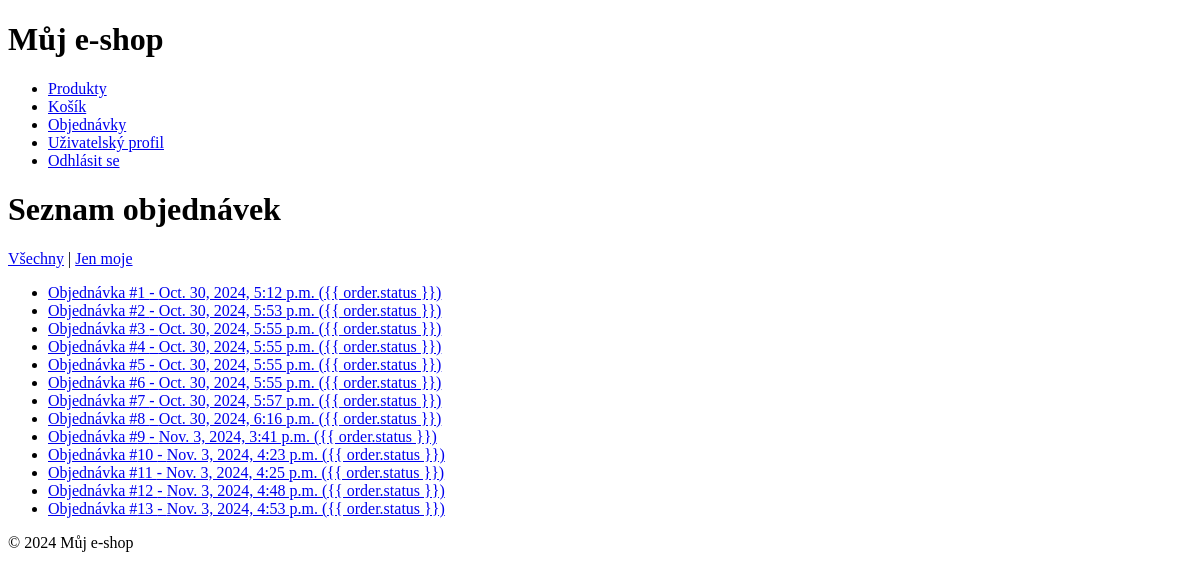
Screenshot of /orders/order_list/ (signed in) with the database file from the repository.
### orders/models.py (models this page shows, shortened)
class Order(models.Model):
    user = models.ForeignKey(User, on_delete=models.CASCADE)
    firstname = models.CharField(max_length=255)
    lastname = models.CharField(max_length=255)
    address = models.CharField(max_length=255)
    invoice_address = models.CharField(max_length=255, blank=True)
    phone_number = models.CharField(max_length=15)
    created_at = models.DateTimeField(auto_now_add=True)
    updated_at = models.DateTimeField(auto_now=True)
    total_amount = models.DecimalField(max_digits=10, decimal_places=2, null=True, blank=True)
    status = models.CharField(max_length=20, choices=[
        ('new', 'New'),
        ('payed', 'Payed'),
        ('pending', 'Pending'),
        ('completed', 'Completed'),
        ('canceled', 'Canceled'),
    ])

### orders/views.py (the view)
# urls.py: path('order_list/', order_list, name='order_list'),
@login_required
def order_list(request):
    all_param = request.GET.get('all', 'false')
    if all_param and group_required('shop_admin', request):
        orders = Order.objects.all()
    else:
        orders = Order.objects.filter(user=request.user)
    return render(request, 'order_list.html', {'orders': orders})

### core/context_processors.py (called while the page is built)
def global_values(request):
    groups = request.user.groups.values_list('name', flat=True) if request.user.is_authenticated else []
    return {
        'is_logged_in': request.user.is_authenticated,
        'is_admin': 'shop_admin' in groups,
        'user': request.user,
    }

### core/helpers.py (called while the page is built)
def group_required(group_name, request):
    return request.user.is_authenticated and request.user.groups.filter(name=group_name).exists()

### orders/templates/order_list.html (shortened to what this page needs)
{% extends "base_generic.html" %}
{% block content %}
<h1>Seznam objednávek</h1>
{% if is_admin %}
<a href="{% url 'order_list' %}?all=true">Všechny</a> |
<a href="{% url 'order_list' %}">Jen moje</a>
{% endif %}
<ul>
    {% for order in orders %}
    <li>
        <a href="{% url 'order_detail' order.id %}">Objednávka #{{ order.id }} - {{ order.created_at }} ({{ order.status
            }})</a>
    </li>
    {% endfor %}
</ul>
{% endblock %}

### core/templates/base_generic.html (shortened to what this page needs)
<!DOCTYPE html>
{% load static %}
<html lang="cs">
<head>
    <link rel="stylesheet" href="{% static 'css/style.css' %}">
</head>
<body>
<header>
    <h1>Můj e-shop</h1>
    <nav>
        <ul>
            <li><a href="{% url 'product_list' %}">Produkty</a></li>
            <li><a href="{% url 'cart' %}">Košík</a></li>
            {% if is_logged_in %}
                <li><a href="{% url 'order_list' %}">Objednávky</a></li>
                <li><a href="{% url 'member_detail' user.pk %}">Uživatelský profil</a></li>
                <li><a href="{% url 'logout' %}?next={{ request.path }}">Odhlásit se</a></li>
            {% else %}
                <li><a href="{% url 'login' %}?next={{ request.path }}">Přihlásit se</a></li>
            {% endif %}
        </ul>
    </nav>
</header>
<main>
    {% block content %}
    {% endblock %}
</main>
<footer>
    <p>&copy; 2024 Můj e-shop</p>
</footer>
</body>
</html>

### rows the page displays
Order: id "1", created_at "Oct. 30, 2024, 5:12 p.m."
Order: id "2", created_at "Oct. 30, 2024, 5:53 p.m."
Order: id "3", created_at "Oct. 30, 2024, 5:55 p.m."
Order: id "4", created_at "Oct. 30, 2024, 5:55 p.m."
Order: id "5", created_at "Oct. 30, 2024, 5:55 p.m."
Order: id "6", created_at "Oct. 30, 2024, 5:55 p.m."
Order: id "7", created_at "Oct. 30, 2024, 5:57 p.m."
Order: id "8", created_at "Oct. 30, 2024, 6:16 p.m."
Order: id "9", created_at "Nov. 3, 2024, 3:41 p.m."
Order: id "10", created_at "Nov. 3, 2024, 4:23 p.m."
Order: id "11", created_at "Nov. 3, 2024, 4:25 p.m."
Order: id "12", created_at "Nov. 3, 2024, 4:48 p.m."
Order: id "13", created_at "Nov. 3, 2024, 4:53 p.m."
